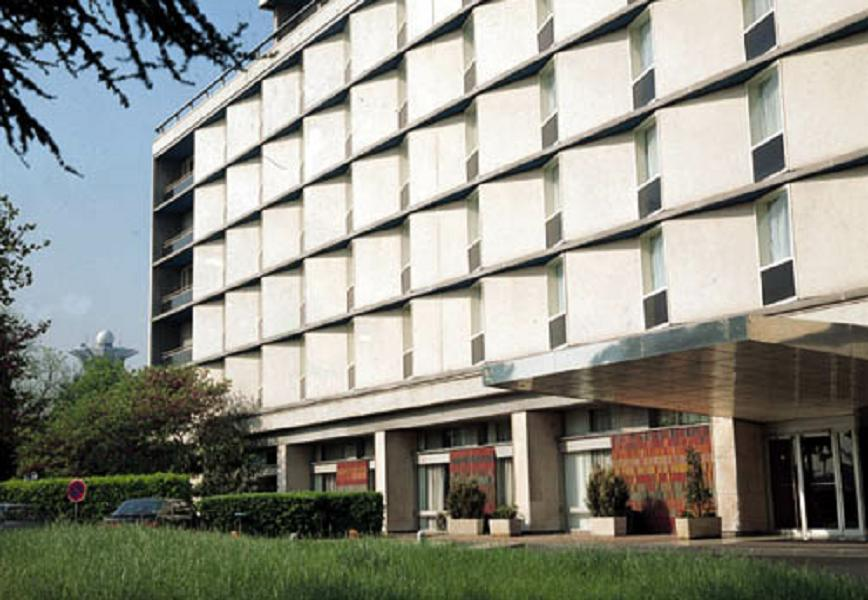
#> input picture Session2/images/building.jpg, 868 x 600 px
$ jupyter execute Filters_only.ipynb   (older library calls are emulated)
#> lines starting #> are read from the running program, lines starting #| are printed output that depends on the picture
# Edge Detection Filters

[cell 1]
import cv2
import numpy as np
import matplotlib.pyplot as plt

IMAGE_PATH = r"images/building.jpg"

img = cv2.imread(IMAGE_PATH, cv2.IMREAD_GRAYSCALE)
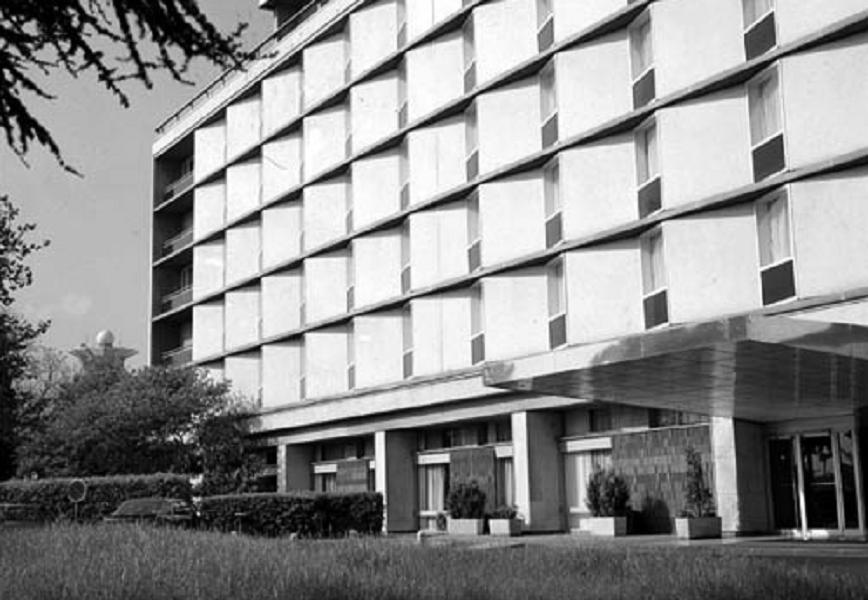
#> img: shape (600, 868); min 0, max 255, mean 142.3
assert img is not None, "Image not found - check IMAGE_PATH"

plt.imshow(img, cmap="gray")
plt.title("Original Image")
plt.axis("off")
plt.show()

## Sobel Gradients (X, Y, Magnitude)

[cell 2]
grad_x = cv2.Sobel(img, cv2.CV_64F, 1, 0, ksize=3)  # horizontal derivative
grad_y = cv2.Sobel(img, cv2.CV_64F, 0, 1, ksize=3)  # vertical derivative
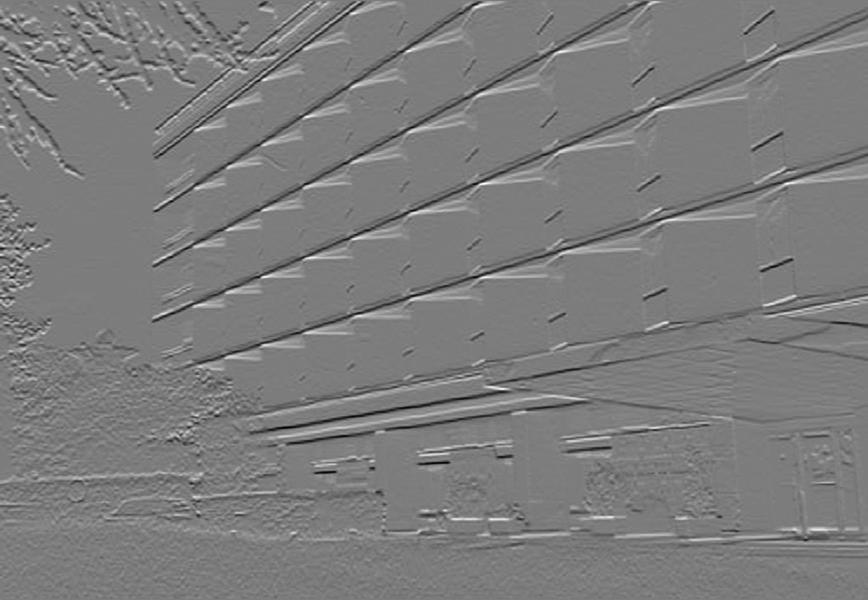
#> grad_y: shape (600, 868) float64; min -728, max 759, mean -1.3; drawn with min black and max white


magnitude = np.sqrt(grad_x**2 + grad_y**2)
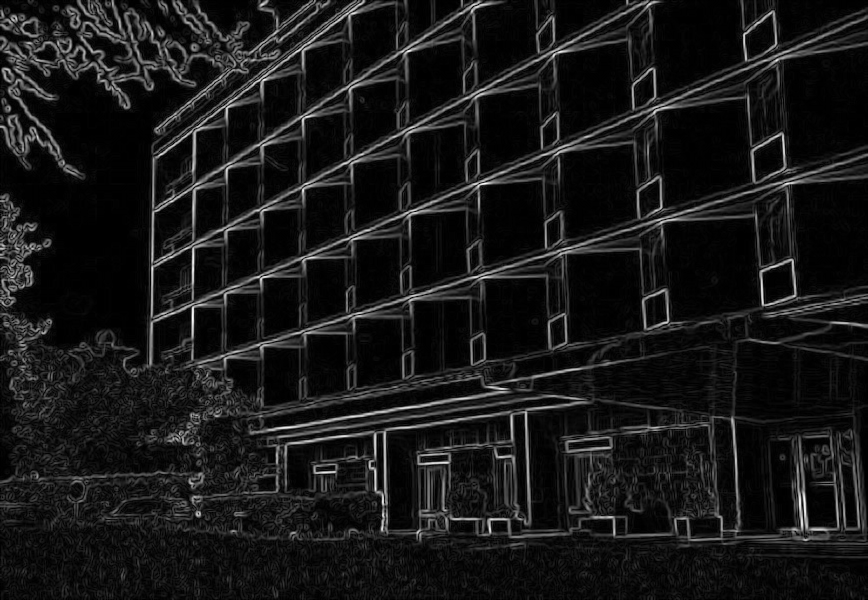
#> magnitude: shape (600, 868) float64; min 0, max 771.3, mean 73.5; drawn with min black and max white
orientation = np.arctan2(grad_y, grad_x) * 180 / np.pi
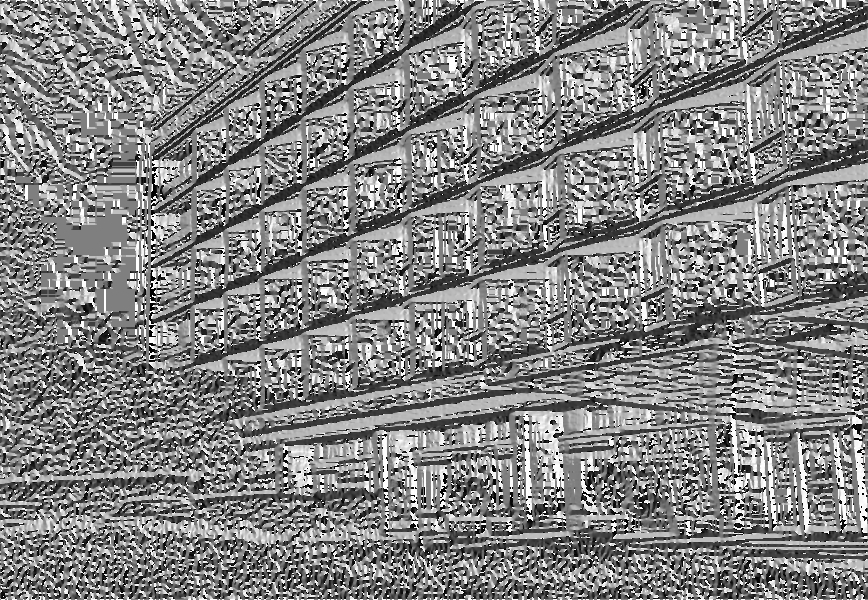
#> orientation: shape (600, 868) float64; min -179.9, max 180, mean 5.4; drawn with min black and max white

plt.figure(figsize=(12,5))
plt.subplot(1,3,1); plt.imshow(grad_x, cmap="gray"); plt.title("Gradient X (Horizontal edges)")
plt.subplot(1,3,2); plt.imshow(grad_y, cmap="gray"); plt.title("Gradient Y (Vertical edges)")
plt.subplot(1,3,3); plt.imshow(magnitude, cmap="gray"); plt.title("Gradient Magnitude")
plt.show()

## Laplacian

[cell 3]
laplacian = cv2.Laplacian(img, cv2.CV_64F)

plt.figure(figsize=(10,4))
plt.subplot(1,2,1); plt.imshow(img, cmap="gray"); plt.title("Original")
plt.subplot(1,2,2); plt.imshow(laplacian, cmap="gray"); plt.title("Laplacian (2nd derivative)")
plt.show()

## Canny

[cell 4]
edges = cv2.Canny(img, 100, 200)
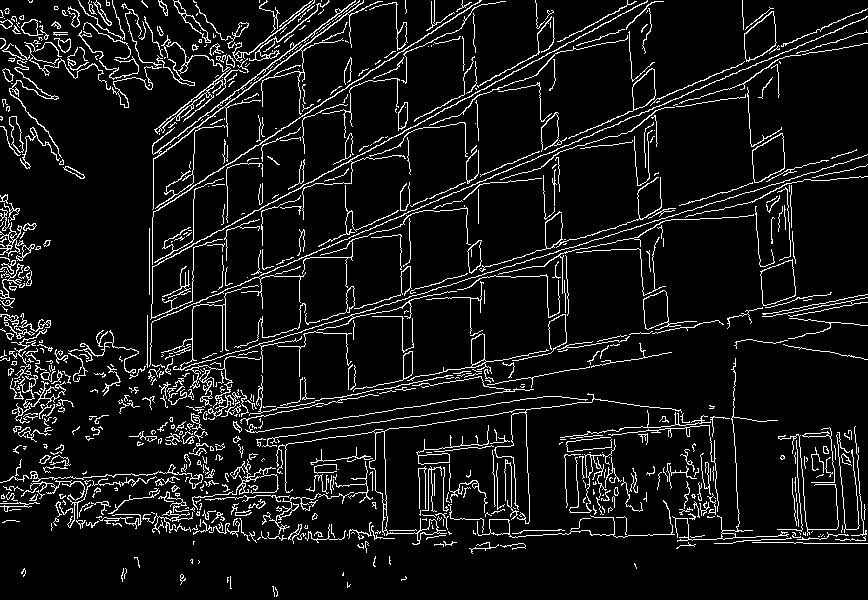
#> edges: shape (600, 868); 8.2% white in thin lines or dots

plt.figure(figsize=(10,4))
plt.subplot(1,2,1); plt.imshow(img, cmap="gray"); plt.title("Original")
plt.subplot(1,2,2); plt.imshow(edges, cmap="gray"); plt.title("Canny Edges")
plt.show()

## Roberts & Prewitt

[cell 5]
roberts_x = np.array([[1, 0], [0, -1]])
roberts_y = np.array([[0, 1], [-1, 0]])

prewitt_x = np.array([[-1,0,1],[-1,0,1],[-1,0,1]])
prewitt_y = np.array([[-1,-1,-1],[0,0,0],[1,1,1]])

sobel_3x3x = cv2.getDerivKernels(1, 0, 3)[0]
sobel_3x3y = cv2.getDerivKernels(0, 1, 3)[0]

# Apply with cv2.filter2D
rob_x = cv2.filter2D(img, -1, roberts_x)
rob_y = cv2.filter2D(img, -1, roberts_y)
pre_x = cv2.filter2D(img, -1, prewitt_x)
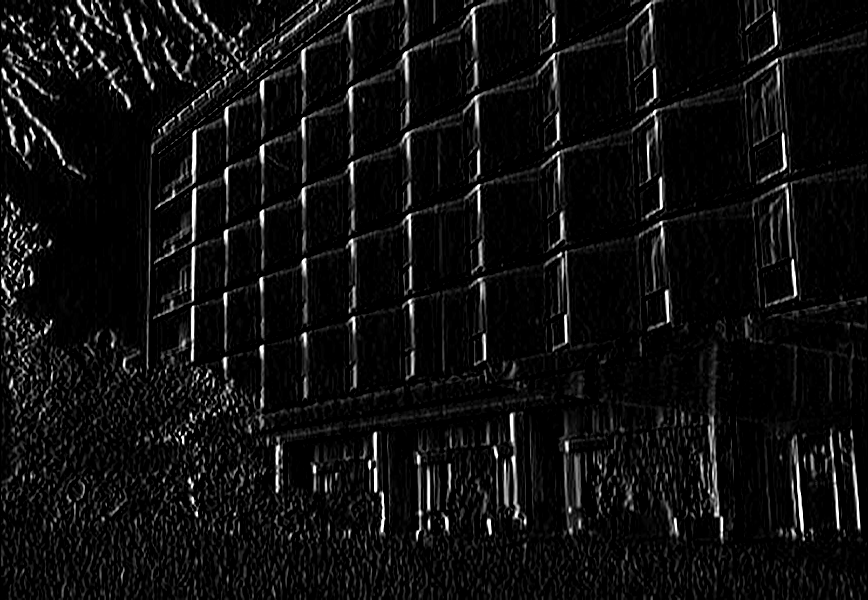
#> pre_x: shape (600, 868); min 0, max 255, mean 15.3
pre_y = cv2.filter2D(img, -1, prewitt_y)
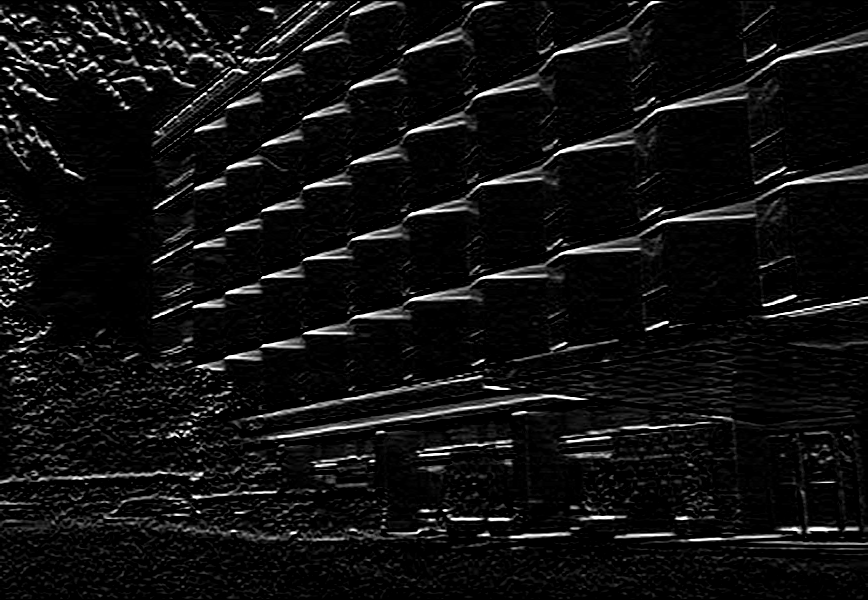
#> pre_y: shape (600, 868); min 0, max 255, mean 16.8

plt.figure(figsize=(12,6))
plt.subplot(2,2,1); plt.imshow(rob_x, cmap="gray"); plt.title("Roberts X")
plt.subplot(2,2,2); plt.imshow(rob_y, cmap="gray"); plt.title("Roberts Y")
plt.subplot(2,2,3); plt.imshow(pre_x, cmap="gray"); plt.title("Prewitt X")
plt.subplot(2,2,4); plt.imshow(pre_y, cmap="gray"); plt.title("Prewitt Y")
plt.show()

## Sobel 3×3 vs 5×5

[cell 6]
sobel3 = cv2.Sobel(img, cv2.CV_64F, 1, 0, ksize=3)
sobel5 = cv2.Sobel(img, cv2.CV_64F, 1, 0, ksize=5)

plt.figure(figsize=(10,4))
plt.subplot(1,2,1); plt.imshow(sobel3, cmap="gray"); plt.title("Sobel 3x3")
plt.subplot(1,2,2); plt.imshow(sobel5, cmap="gray"); plt.title("Sobel 5x5")
plt.show()

## Gaussian, LoG & DoG

[cell 7]
blur = cv2.GaussianBlur(img, (5,5), 1)

log = cv2.Laplacian(blur, cv2.CV_64F)
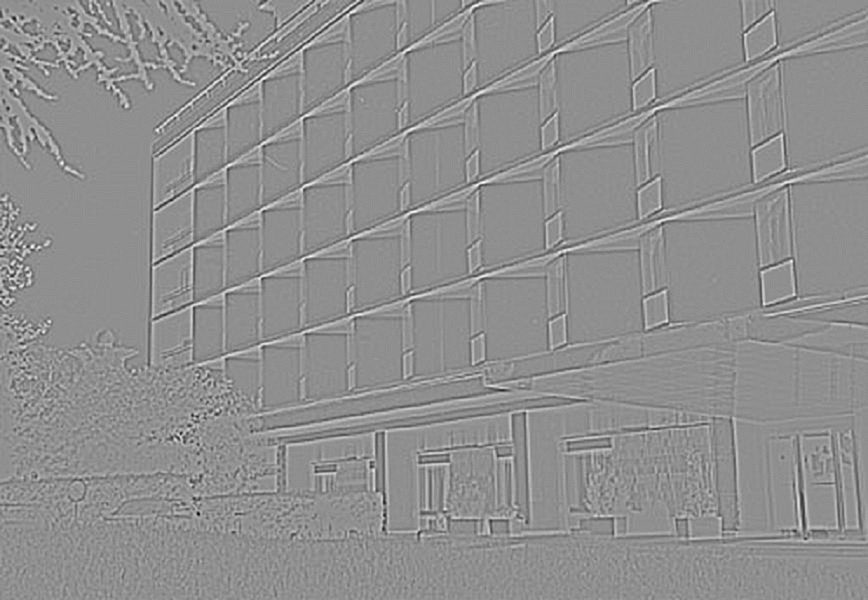
#> log: shape (600, 868) float64; min -81, max 63, mean 0; drawn with min black and max white

blur1 = cv2.GaussianBlur(img, (5,5), 1)
blur2 = cv2.GaussianBlur(img, (5,5), 2)
dog = blur1 - blur2
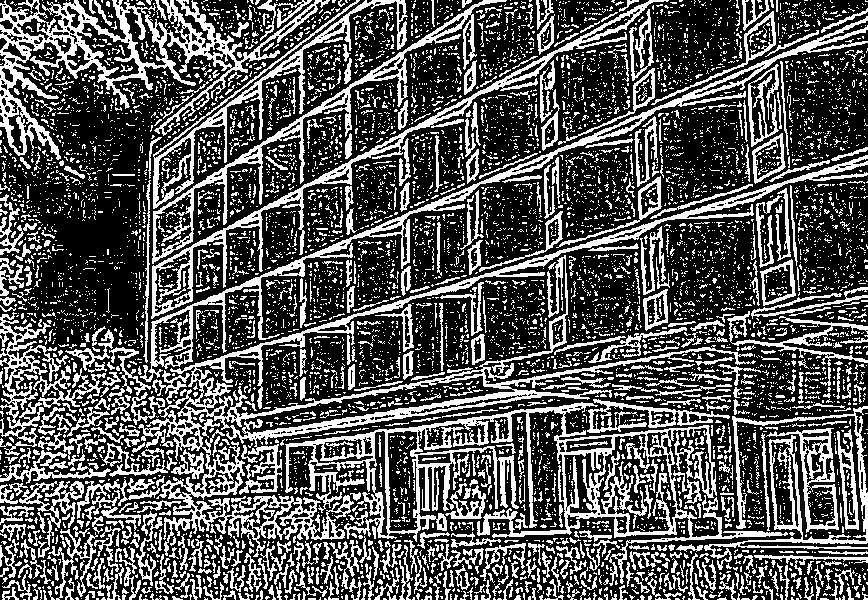
#> dog: shape (600, 868); min 0, max 255, mean 84.7

plt.figure(figsize=(12,4))
plt.subplot(1,3,1); plt.imshow(blur, cmap="gray"); plt.title("Gaussian Blur")
plt.subplot(1,3,2); plt.imshow(log, cmap="gray"); plt.title("LoG")
plt.subplot(1,3,3); plt.imshow(dog, cmap="gray"); plt.title("DoG")
plt.show()
